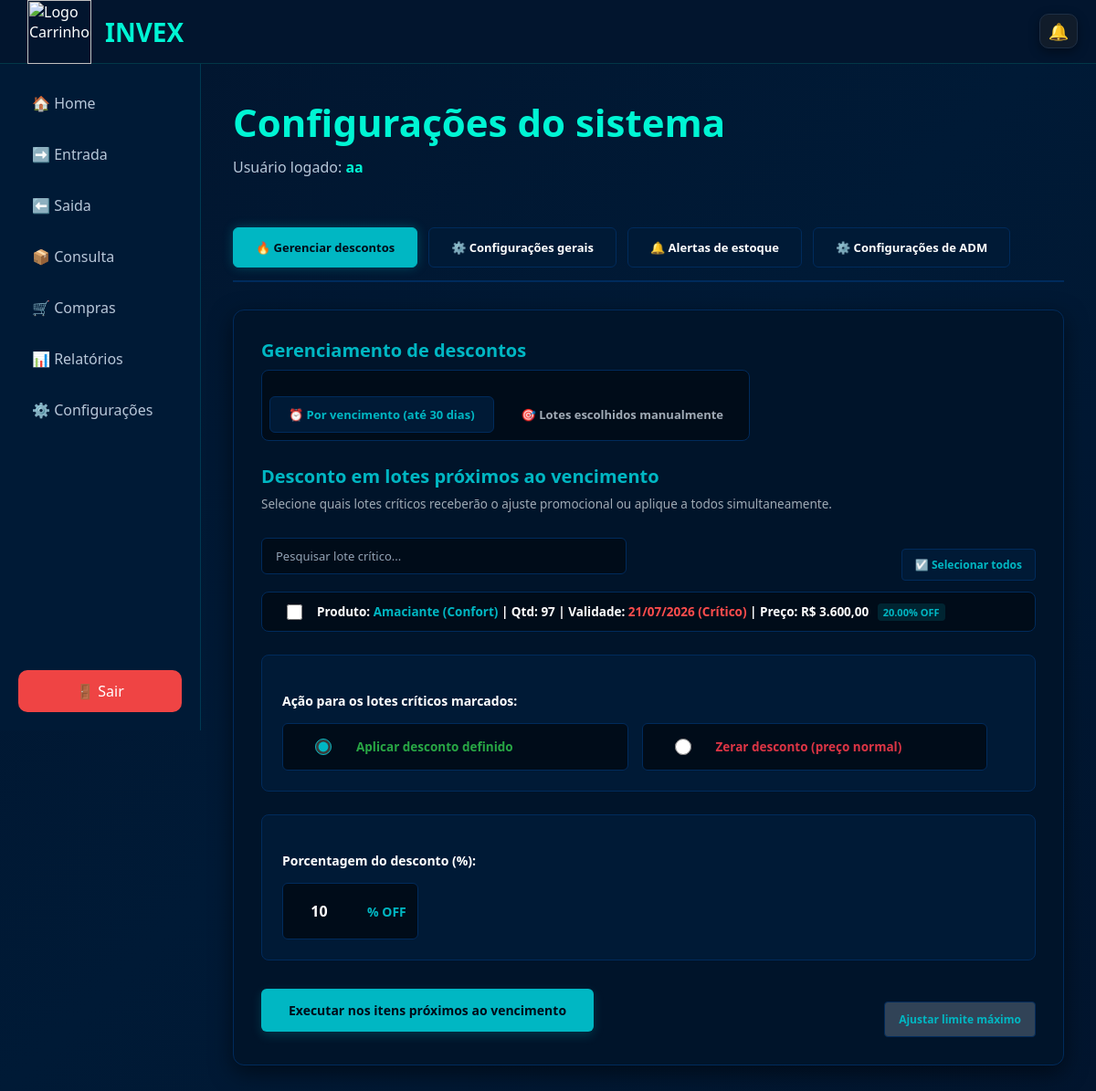
Page /painel_principal/configuracoes/painel_principal_config.php (signed in) on the committed database.
### tables this page shows
CREATE TABLE `produtoslotes` (
  `idlote` int(11) NOT NULL,
  `idproduto` int(11) NOT NULL,
  `quantidade` int(11) NOT NULL,
  `validade` date DEFAULT NULL,
  `criado_em` datetime DEFAULT CURRENT_TIMESTAMP,
  `criadopor_id` int(11) NOT NULL,
  `criadopor_nome` varchar(255) DEFAULT NULL,
  `idEmpresa` int(11) DEFAULT NULL,
  `numero_lote` varchar(50) NOT NULL,
  `preco_compra` decimal(10,2) NOT NULL DEFAULT '0.00',
  `preco_venda` decimal(10,2) NOT NULL DEFAULT '0.00',
  `desconto` decimal(5,2) NOT NULL DEFAULT '0.00',
  `status_lote` enum('normal','promocao','vencido') NOT NULL DEFAULT 'normal'
);

CREATE TABLE `produtos` (
  `idProduto` int(11) NOT NULL,
  `NomeProduto` varchar(100) NOT NULL,
  `MarcaProduto` varchar(100) NOT NULL,
  `Descricao` varchar(255) DEFAULT NULL,
  `idEmpresa` int(11) NOT NULL,
  `criadopor_nome` varchar(100) DEFAULT NULL,
  `criadoem` datetime DEFAULT CURRENT_TIMESTAMP,
  `criadopor_id` int(11) DEFAULT NULL,
  `preco_padrao_compra` decimal(10,2) NOT NULL DEFAULT '0.00',
  `preco_padrao_venda` decimal(10,2) NOT NULL DEFAULT '0.00',
  `estoque_minimo` int(11) NOT NULL DEFAULT '0',
  `estoque_minimo_original` int(11) DEFAULT NULL
);

### painel_principal/configuracoes/painel_principal_config.php (the view, shortened to what this page needs)
<?php
include_once 'alertas.php';
$idEmpresa = isset($_SESSION['idEmpresa']) ? $_SESSION['idEmpresa'] : null;
$data_hoje = date('Y-m-d');
$data_limite_30_dias = date('Y-m-d', strtotime('+30 days'));
$query_vencimento = "
    SELECT pl.idLote, p.NomeProduto, p.MarcaProduto, pl.validade, pl.quantidade, pl.preco_venda, pl.desconto
    FROM produtoslotes pl
    JOIN produtos p ON pl.idProduto = p.idProduto
    WHERE pl.idEmpresa = $idEmpresa
      AND pl.quantidade > 0
      AND pl.validade >= '$data_hoje'
      AND pl.validade <= '$data_limite_30_dias'
    ORDER BY pl.validade ASC, p.NomeProduto ASC
";
$resultado_vencimento = $conn->query($query_vencimento);
?>
<?php include_once '../topo_notificacoes.php'; ?>
<!DOCTYPE html>
<html lang="pt-br">
<head>
    <link rel="stylesheet" href="config.css">
</head>
<body>
    <header class="topbar">
        <div class="top-left">
            <img src="../../imagens/carrinho2.png" width="70" height="70" alt="Logo Carrinho">
            <h1>INVEX</h1>
        </div>
    </header>
    <div class="layout">
        <aside class="sidebar">
            <nav>
                <a href="../painel_principal.php">🏠 Home</a>
                <a href="../cadastro_produtos/cad_list_prods.php">➡️ Entrada</a>
                <a href="../saida/saida.php"> ⬅️ Saida</a>
                <a href="../consulta/consulta.php"> 📦 Consulta</a>
                <a href="../compras/compras.php">🛒 Compras</a>
                <a href="../relatorios/buscar_relatorio.php">📊 Relatórios</a>
                <a href="painel_principal_config.php">⚙️ Configurações</a>
            </nav>
            <a href="../../index.html" class="logout">🚪 Sair</a>
        </aside>
        <main class="main">
            <div class="container">
                <h2>Configurações do sistema</h2>
                <p class="usuario">Usuário logado: <b><?= htmlspecialchars($_SESSION['nome']) ?></b></p>
                <div class="container-abas">
                    <button class="botao-aba ativa" onclick="alternarAba('aba-descontos', this)">🔥 Gerenciar descontos</button>
                    <button class="botao-aba" onclick="alternarAba('aba-geral', this)">⚙️ Configurações gerais</button>
                    <button class="botao-aba" onclick="alternarAba('aba-notificacoes', this)">🔔 Alertas de estoque</button>
                    <?php if ($_SESSION['tipoCadastro'] == 'EMPRESA/ADM') { ?>
                        <button class="botao-aba" onclick="alternarAba('aba-adm', this)">⚙️ Configurações de ADM</button>
                    <?php } ?>
                </div>
                <div id="aba-descontos" class="conteudo-aba ativa">
                    <h3 class="titulo-secao"> Gerenciamento de descontos </h3>
                    <div class="container-sub-modos">
                        <button class="btn-sub-modo ativo" id="btnModoVencimento" onclick="alternarSubModo('vencimento')">⏰ Por vencimento (até 30 dias)</button>
                        <button class="btn-sub-modo" id="btnModoManual" onclick="alternarSubModo('manual')">🎯 Lotes escolhidos manualmente</button>
                    </div>
                    <div id="modo-vencimento">
                        <h3 class="titulo-secao">Desconto em lotes próximos ao vencimento</h3>
                        <p class="texto-explicativo">Selecione quais lotes críticos receberão o ajuste promocional ou aplique a todos simultaneamente.</p>
                        <form action="gerenciar_descontos.php" method="POST" id="formVencimento">
                            <div class="barra-ferramentas-lista">
                                <div class="celula-busca">
                                    <input type="text" class="input-filtro-busca" id="buscaVenc" onkeyup="filtrarLotes('buscaVenc', 'listaVenc')" placeholder="Pesquisar lote crítico...">
                                </div>
                                <div class="celula-acoes">
                                    <button type="button" class="btn-marcar-todos" onclick="marcarTodosLotes('listaVenc', this)">☑️ Selecionar todos</button>
                                </div>
                            </div>
                            <div class="grid-lotes-container" id="listaVenc">
                                <?php if($resultado_vencimento->num_rows > 0) {
                                        while($lote = $resultado_vencimento->fetch_assoc()) {
                                            $data_formatada = date('d/m/Y', strtotime($lote['validade']));
                                ?>
                                    <div class="item-lote-linha">
                                        <div class="celula-checkbox">
                                            <input type="checkbox" name="lotes_vencimento[]" value="<?= $lote['idLote'] ?>" id="lote_v_<?= $lote['idLote'] ?>">
                                        </div>
                                        <label class="celula-info-texto" for="lote_v_<?= $lote['idLote'] ?>">
                                            Produto: <strong><?= htmlspecialchars($lote['NomeProduto']) ?> (<?= htmlspecialchars($lote['MarcaProduto']) ?>)</strong> |
                                            Qtd: <?= $lote['quantidade'] ?> |
                                            Validade: <span style="color:#ff4d4d; font-weight:bold;"><?= $data_formatada ?> (Crítico)</span> |
                                            Preço: R$ <?= number_format($lote['preco_venda'], 2, ',', '.') ?>
                                            <?= $lote['desconto'] > 0 ? "<span class='badge-promo'>{$lote['desconto']}% OFF</span>" : "" ?>
                                        </label>
                                    </div>
                                <?php } } else { ?>
                                    <p style="padding:15px; color:#a0aab5; margin:0;">Nenhum lote com validade menor ou igual a 30 dias foi localizado.</p>
                                <?php } ?>
                            </div>
                            <div class="painel-opcao">
                                <label class="label-destaque">Ação para os lotes críticos marcados:</label>
                                <div class="wrapper-radios-tabela">
                                    <label class="radio-card-cell" for="recSimVenc">
                                        <div class="radio-conteudo-alinhado">
                                            <div class="radio-alinhado-input">
                                                <input type="radio" name="aplicar_desconto" value="sim" id="recSimVenc" checked>
                                            </div>
                                            <div class="radio-alinhado-label" style="color:#28a745;">Aplicar desconto definido</div>
                                        </div>
                                    </label>
                                    <label class="radio-card-cell" for="recNaoVenc">
                                        <div class="radio-conteudo-alinhado">
                                            <div class="radio-alinhado-input">
                                                <input type="radio" name="aplicar_desconto" value="nao" id="recNaoVenc">
                                            </div>
                                            <div class="radio-alinhado-label" style="color:#dc3545;">Zerar desconto (preço normal)</div>
                                        </div>
                                    </label>
                                </div>
                            </div>
                            <div id="campoPorcentagemVenc" class="painel-opcao">
                                <label class="label-destaque">Porcentagem do desconto (%):</label>
                                <div class="input-porcentagem-container">
                                    <input type="number" name="porcentagem_desconto" id="porcentagemVenc" min="1" max="30" value="10">
                                    <span class="texto-off">% OFF</span>
                                </div>
                            </div>
                            <div style="display: flex; justify-content: space-between; align-items: center; margin-top: 20px;">
                                <button type="submit" class="btn-salvar" style="margin: 0;">Executar nos itens próximos ao vencimento</button>
                                <button type="button" class="btn-marcar-todos" onclick="abrirModalLimite('porcentagemVenc')" style="background-color: #314357; padding: 10px 15px;"> Ajustar limite máximo</button>
                            </div>
                        </form>
                    </div>
                </div>
</div>
            </div> </main>
</body>
</html>

### rows in the picture
produtoslotes: idproduto.NomeProduto "Amaciante", idproduto.MarcaProduto "Confort", quantidade "97", validade "21/07/2026", preco_venda "3.600,00", desconto "20.00"

### other values in the picture
$_SESSION['nome'] "aa"
